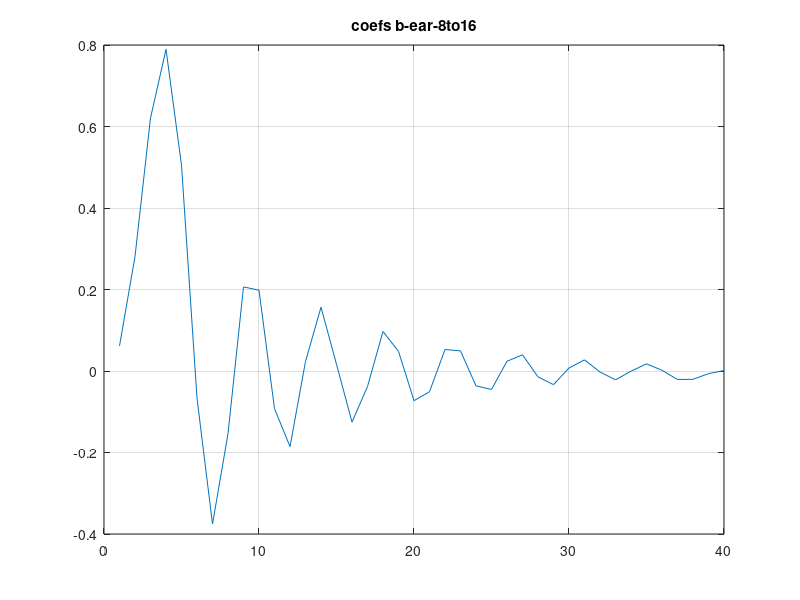

Here is the MATLAB script that generated this plot: (Note: this script raises an error after producing the figure.)
clear;
close all;
NPTS=1024;
epsilon=1e-10;
fftsiz=16384;

method=input('Enter Minimum phase function to be used (1=zero inversion,2=Hilbert transform): ');



b_ear_8to16_low_latency = [
 6.1364365803e-002  
 2.8099842208e-001  
 6.2077314184e-001  
 7.8941848110e-001 
 5.0510106202e-001 
 -6.6584449623e-002 
 -3.7554009826e-001 
 -1.5403105336e-001 
 2.0639416596e-001  
 1.9827450543e-001 
 -9.2365442678e-002 
 -1.8553441459e-001 
 2.3299085634e-002  
 1.5655101505e-001  
 1.6517189592e-002 
 -1.2544091320e-001 
-3.7988695684e-002  
9.7045864311e-002  
4.8019520821e-002 
-7.2755249896e-002 
-5.0905066657e-002  
5.2703620059e-002  
4.9372261955e-002 
-3.6595834773e-002 
-4.5229550244e-002  
2.3961513110e-002  
3.9661714831e-002 
-1.4332913667e-002 
-3.3491136819e-002  
7.2859010872e-003  
2.7338881553e-002 
-2.4381742985e-003 
-2.1737701604e-002 
-4.9708919411e-004  
1.7614879796e-002  
1.7314325771e-003 
-2.0843167830e-002 
-2.0403064583e-002 
-6.4557598308e-003  
1.0795638540e-003]; 


figure;
plot (b_ear_8to16_low_latency);
grid on;
zoom on;
title 'coefs b-ear-8to16';

polezero(b_ear_8to16_low_latency,1,'original filter');

freqin=8000;
freqout=16000;
imp_resp=b_ear_8to16_low_latency;
numpts=size(imp_resp,1);
respi=[imp_resp' zeros(1,fftsiz-numpts)];
[maxr locr]=max(respi);
respi1=[respi(locr:fftsiz) respi(1:locr-1)];
respf=fft(respi1,fftsiz);

figure
i=1:fftsiz;
freq=((i-1)/fftsiz)*freqout;
fftresp=20*log10(abs(respf)+epsilon);
maxresp=max(fftresp);
plot(freq,fftresp-maxresp,'b');
grid on;
zoom on;
title(['coefs b-ear-8to16 frequency response for fin= ',num2str(freqin),' fout= ',num2str(freqout)]);
axis([0 freqout/2 maxresp-100 maxresp]);

figure
[gd,w]=grpdelay(respi,1,fftsiz);
f=freqout*(w/(2*pi));
GD=1000*gd/freqout;
plot(f,GD,'b');
title(['coefs b-ear-8to16 group delay response in msec for fin= ',num2str(freqin),' fout= ',num2str(freqout)]);
grid on;
zoom on;
axis([0 min(freqin/2,freqout/2) 0 2]);

%---- Get template from original transfer function and design minimum phase filter -----------
Fs = 16000;
Fstop = 4400;
Rp = 0.3;
Fpass = 3600;
Rs=58.5;
if (method==1)
	'call function phasemin for calculating min phase filter coefs using zero inversion'
	b_ear_8to16_low_latencym = phasemin(Fs,Fpass,Rp,Fstop,Rs);
else
	'call function phasemin1 for calculating min phase filter coefs using Hibert Transform'
	b_ear_8to16_low_latencym = phasemin1(Fs,Fpass,Rp,Fstop,Rs+4);
end
%------------------------- plot the results -------------------------------------
figure;
plot (b_ear_8to16_low_latencym);
grid on;
zoom on;
title 'redesigned coefs b-ear-8to16';
polezero(b_ear_8to16_low_latencym,1,'redesigned filter');
clear imp_resp;
imp_resp=b_ear_8to16_low_latencym;
numpts=size(imp_resp,2);
clear respi;
respi=[imp_resp zeros(1,fftsiz-numpts)];
[maxr locr]=max(respi);
clear respi1;
respi1=[respi(locr:fftsiz) respi(1:locr-1)];
clear respf;
respf=fft(respi1,fftsiz);

figure
i=1:fftsiz;
freq=((i-1)/fftsiz)*freqout;
fftresp=20*log10(abs(respf)+epsilon);
maxresp=max(fftresp)+5;
plot(freq,fftresp,'b');
grid on;
zoom on;
title(['redesigned coefs b-ear-8to16 frequency response for fin= ',num2str(freqin),' fout= ',num2str(freqout)]);
axis([0 freqout/2 maxresp-100 maxresp]);

figure
[gd,w]=grpdelay(respi,1,fftsiz);
f=freqout*(w/(2*pi));
GD=1000*gd/freqout;
plot(f,GD,'b');
title(['redesigned coefs b-ear-8to16 group delay response in msec for fin= ',num2str(freqin),' fout= ',num2str(freqout)]);
grid on;
zoom on;
axis([0 min(freqin/2,freqout/2) 0 2]);


